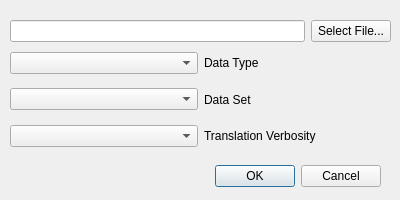
<?xml version="1.0" encoding="UTF-8"?>
<ui version="4.0">
 <class>ImportDilaog</class>
 <widget class="QDialog" name="ImportDilaog">
  <property name="geometry">
   <rect>
    <x>0</x>
    <y>0</y>
    <width>400</width>
    <height>200</height>
   </rect>
  </property>
  <property name="sizePolicy">
   <sizepolicy hsizetype="Fixed" vsizetype="Fixed">
    <horstretch>0</horstretch>
    <verstretch>0</verstretch>
   </sizepolicy>
  </property>
  <property name="minimumSize">
   <size>
    <width>400</width>
    <height>200</height>
   </size>
  </property>
  <property name="maximumSize">
   <size>
    <width>400</width>
    <height>200</height>
   </size>
  </property>
  <property name="windowTitle">
   <string>Dialog</string>
  </property>
  <widget class="QDialogButtonBox" name="buttonBox">
   <property name="geometry">
    <rect>
     <x>40</x>
     <y>160</y>
     <width>341</width>
     <height>32</height>
    </rect>
   </property>
   <property name="orientation">
    <enum>Qt::Horizontal</enum>
   </property>
   <property name="standardButtons">
    <set>QDialogButtonBox::Cancel|QDialogButtonBox::Ok</set>
   </property>
  </widget>
  <widget class="QWidget" name="layoutWidget">
   <property name="geometry">
    <rect>
     <x>10</x>
     <y>20</y>
     <width>381</width>
     <height>131</height>
    </rect>
   </property>
   <layout class="QVBoxLayout" name="verticalLayout">
    <item>
     <layout class="QHBoxLayout" name="horizontalLayout">
      <item>
       <widget class="QLineEdit" name="filePath_ledt"/>
      </item>
      <item>
       <widget class="QPushButton" name="selectFile_pbtn">
        <property name="text">
         <string>Select File...</string>
        </property>
       </widget>
      </item>
     </layout>
    </item>
    <item>
     <layout class="QHBoxLayout" name="horizontalLayout_2">
      <item>
       <widget class="QComboBox" name="dataType_cmbx"/>
      </item>
      <item>
       <widget class="QLabel" name="label">
        <property name="text">
         <string>Data Type</string>
        </property>
       </widget>
      </item>
     </layout>
    </item>
    <item>
     <layout class="QHBoxLayout" name="horizontalLayout_3">
      <item>
       <widget class="QComboBox" name="slctDataSet_cmbx"/>
      </item>
      <item>
       <widget class="QLabel" name="label_2">
        <property name="text">
         <string>Data Set</string>
        </property>
       </widget>
      </item>
     </layout>
    </item>
    <item>
     <layout class="QHBoxLayout" name="horizontalLayout_4">
      <item>
       <widget class="QComboBox" name="verbosity_cmbx"/>
      </item>
      <item>
       <widget class="QLabel" name="label_3">
        <property name="text">
         <string>Translation Verbosity</string>
        </property>
       </widget>
      </item>
     </layout>
    </item>
   </layout>
  </widget>
 </widget>
 <resources/>
 <connections>
  <connection>
   <sender>buttonBox</sender>
   <signal>accepted()</signal>
   <receiver>ImportDilaog</receiver>
   <slot>accept()</slot>
   <hints>
    <hint type="sourcelabel">
     <x>248</x>
     <y>254</y>
    </hint>
    <hint type="destinationlabel">
     <x>157</x>
     <y>274</y>
    </hint>
   </hints>
  </connection>
  <connection>
   <sender>buttonBox</sender>
   <signal>rejected()</signal>
   <receiver>ImportDilaog</receiver>
   <slot>reject()</slot>
   <hints>
    <hint type="sourcelabel">
     <x>316</x>
     <y>260</y>
    </hint>
    <hint type="destinationlabel">
     <x>286</x>
     <y>274</y>
    </hint>
   </hints>
  </connection>
 </connections>
</ui>
